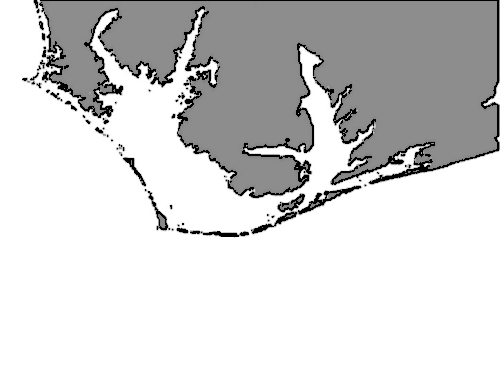
#> input picture Lee_Vaughn/Real_World_Python/Chapter_01/cape_python.png, 500 x 380 px
$ python wk1_mod4_qlab1.py Lee_Vaughn/Real_World_Python/Chapter_01 out
#> lines starting #> are read from the running program, lines starting #| are printed output that depends on the picture
#!/usr/bin/env python3
# Import os and sys modules for taking arguments and reading the filesystem.
import os, sys
# Import Image from the pillow module PIL to read and process images.
from PIL import Image

# Take arguments from the command line and apply them as the variables for later
# parameters for opening and saving files.
image_folder = sys.argv[1]
dest_folder = sys.argv[2]

# Variable containing a tuple for the x/y dimension of the image in pixels
size = (128,128)

# For loop to iterate files in a directory and process each file until done.
for file in os.listdir(image_folder):
  # Joining paths to filename for opening and saving file.
  filepath = os.path.join(image_folder, file)
  destpath = os.path.join(dest_folder, file)
  # Try/except block to catch OSErrors and continue the loop.
  # The try will attempt to open file and process the file as a new file and path.
  try:
    with Image.open(filepath) as im:
      # For whatever reason the save() method operates without having to be applied to the
      # variable while the other Image related methods need to be applied to the variable.
#> im is the input picture: PIL image 500x380 L; min 0, max 255, mean 210.6
      im = im.convert("RGB").rotate(270).resize(size)
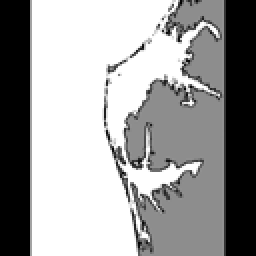
#> im: PIL image 128x128 RGB (shown 2 times larger); min 0, max 255, mean 156.6
      im.save(destpath, "JPEG", optimize=True, quality=90)
  # The except block will print an error for file and continue the loop without a traceback.
  except OSError:
    print("conversion failed:", file)

# Signal to user that the script has completed.
print("Batch operation completed")
